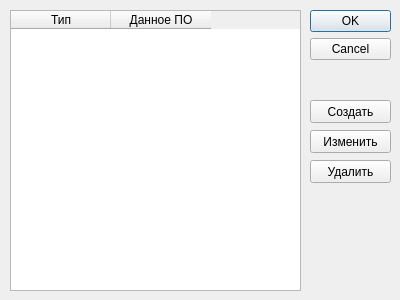
<?xml version="1.0" encoding="UTF-8"?>
<ui version="4.0">
 <class>QVariableDialog</class>
 <widget class="QDialog" name="QVariableDialog">
  <property name="geometry">
   <rect>
    <x>0</x>
    <y>0</y>
    <width>400</width>
    <height>300</height>
   </rect>
  </property>
  <property name="windowTitle">
   <string>Dialog</string>
  </property>
  <widget class="QDialogButtonBox" name="buttonBox">
   <property name="geometry">
    <rect>
     <x>310</x>
     <y>10</y>
     <width>81</width>
     <height>61</height>
    </rect>
   </property>
   <property name="orientation">
    <enum>Qt::Vertical</enum>
   </property>
   <property name="standardButtons">
    <set>QDialogButtonBox::Cancel|QDialogButtonBox::Ok</set>
   </property>
  </widget>
  <widget class="QPushButton" name="newButton">
   <property name="geometry">
    <rect>
     <x>310</x>
     <y>100</y>
     <width>81</width>
     <height>23</height>
    </rect>
   </property>
   <property name="text">
    <string>Создать</string>
   </property>
  </widget>
  <widget class="QPushButton" name="editButton">
   <property name="geometry">
    <rect>
     <x>310</x>
     <y>130</y>
     <width>81</width>
     <height>23</height>
    </rect>
   </property>
   <property name="text">
    <string>Изменить</string>
   </property>
  </widget>
  <widget class="QPushButton" name="deleteButton">
   <property name="geometry">
    <rect>
     <x>310</x>
     <y>160</y>
     <width>81</width>
     <height>23</height>
    </rect>
   </property>
   <property name="text">
    <string>Удалить</string>
   </property>
  </widget>
  <widget class="QTableWidget" name="variablesTable">
   <property name="geometry">
    <rect>
     <x>10</x>
     <y>10</y>
     <width>291</width>
     <height>281</height>
    </rect>
   </property>
   <column>
    <property name="text">
     <string>Тип</string>
    </property>
   </column>
   <column>
    <property name="text">
     <string>Данное ПО</string>
    </property>
   </column>
  </widget>
 </widget>
 <resources/>
 <connections>
  <connection>
   <sender>buttonBox</sender>
   <signal>accepted()</signal>
   <receiver>QVariableDialog</receiver>
   <slot>accept()</slot>
   <hints>
    <hint type="sourcelabel">
     <x>248</x>
     <y>254</y>
    </hint>
    <hint type="destinationlabel">
     <x>157</x>
     <y>274</y>
    </hint>
   </hints>
  </connection>
  <connection>
   <sender>buttonBox</sender>
   <signal>rejected()</signal>
   <receiver>QVariableDialog</receiver>
   <slot>reject()</slot>
   <hints>
    <hint type="sourcelabel">
     <x>316</x>
     <y>260</y>
    </hint>
    <hint type="destinationlabel">
     <x>286</x>
     <y>274</y>
    </hint>
   </hints>
  </connection>
 </connections>
</ui>
